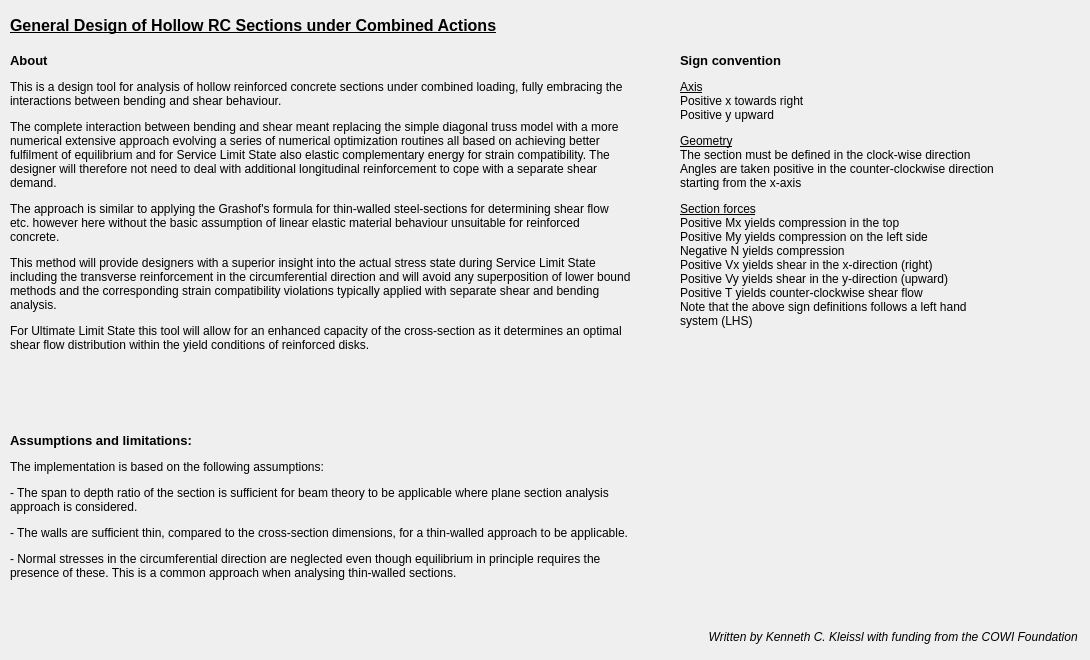
        <widget class="QWidget" name="tab">
         <attribute name="title">
          <string>About</string>
         </attribute>
         <widget class="QLabel" name="label_29">
          <property name="geometry">
           <rect>
            <x>10</x>
            <y>430</y>
            <width>251</width>
            <height>21</height>
           </rect>
          </property>
          <property name="font">
           <font>
            <pointsize>10</pointsize>
            <weight>75</weight>
            <bold>true</bold>
           </font>
          </property>
          <property name="text">
           <string>Assumptions and limitations:</string>
          </property>
         </widget>
         <widget class="QLabel" name="label_30">
          <property name="geometry">
           <rect>
            <x>10</x>
            <y>50</y>
            <width>251</width>
            <height>21</height>
           </rect>
          </property>
          <property name="font">
           <font>
            <pointsize>10</pointsize>
            <weight>75</weight>
            <bold>true</bold>
           </font>
          </property>
          <property name="text">
           <string>About</string>
          </property>
         </widget>
         <widget class="QLabel" name="label_24">
          <property name="geometry">
           <rect>
            <x>10</x>
            <y>80</y>
            <width>621</width>
            <height>371</height>
           </rect>
          </property>
          <property name="font">
           <font>
            <pointsize>9</pointsize>
           </font>
          </property>
          <property name="text">
           <string>&lt;html&gt;&lt;head/&gt;&lt;body&gt;&lt;p&gt;This is a design tool for analysis of hollow reinforced concrete sections under combined loading, fully embracing the interactions between bending and shear behaviour.&lt;/p&gt;&lt;p&gt;The complete interaction between bending and shear meant replacing the simple diagonal truss model with a more numerical extensive approach evolving a series of numerical optimization routines all based on achieving better fulfilment of equilibrium and for Service Limit State also elastic complementary energy for strain compatibility. The designer will therefore not need to deal with additional longitudinal reinforcement to cope with a separate shear demand.&lt;/p&gt;&lt;p&gt;The approach is similar to applying the Grashof's formula for thin-walled steel-sections for determining shear flow etc. however here without the basic assumption of linear elastic material behaviour unsuitable for reinforced concrete.&lt;/p&gt;&lt;p&gt;This method will provide designers with a superior insight into the actual stress state during Service Limit State including the transverse reinforcement in the circumferential direction and will avoid any superposition of lower bound methods and the corresponding strain compatibility violations typically applied with separate shear and bending analysis.&lt;/p&gt;&lt;p&gt;For Ultimate Limit State this tool will allow for an enhanced capacity of the cross-section as it determines an optimal shear flow distribution within the yield conditions of reinforced disks.&lt;/p&gt;&lt;/body&gt;&lt;/html&gt;</string>
          </property>
          <property name="alignment">
           <set>Qt::AlignLeading|Qt::AlignLeft|Qt::AlignTop</set>
          </property>
          <property name="wordWrap">
           <bool>true</bool>
          </property>
         </widget>
         <widget class="QLabel" name="label_25">
          <property name="geometry">
           <rect>
            <x>600</x>
            <y>630</y>
            <width>481</width>
            <height>21</height>
           </rect>
          </property>
          <property name="font">
           <font>
            <pointsize>9</pointsize>
            <italic>true</italic>
           </font>
          </property>
          <property name="text">
           <string>Written by Kenneth C. Kleissl with funding from the COWI Foundation </string>
          </property>
          <property name="alignment">
           <set>Qt::AlignRight|Qt::AlignTop|Qt::AlignTrailing</set>
          </property>
         </widget>
         <widget class="QLabel" name="label_26">
          <property name="geometry">
           <rect>
            <x>10</x>
            <y>460</y>
            <width>641</width>
            <height>191</height>
           </rect>
          </property>
          <property name="font">
           <font>
            <pointsize>9</pointsize>
           </font>
          </property>
          <property name="text">
           <string>&lt;html&gt;&lt;head/&gt;&lt;body&gt;&lt;p&gt;The implementation is based on the following assumptions:&lt;/p&gt;&lt;p&gt;- The span to depth ratio of the section is sufficient for beam theory to be applicable where plane section analysis approach is considered.&lt;/p&gt;&lt;p&gt;- The walls are sufficient thin, compared to the cross-section dimensions, for a thin-walled approach to be applicable.&lt;/p&gt;&lt;p&gt;- Normal stresses in the circumferential direction are neglected even though equilibrium in principle requires the presence of these. This is a common approach when analysing thin-walled sections.&lt;/p&gt;&lt;/body&gt;&lt;/html&gt;</string>
          </property>
          <property name="alignment">
           <set>Qt::AlignLeading|Qt::AlignLeft|Qt::AlignTop</set>
          </property>
          <property name="wordWrap">
           <bool>true</bool>
          </property>
         </widget>
         <widget class="QLabel" name="label_31">
          <property name="geometry">
           <rect>
            <x>680</x>
            <y>80</y>
            <width>321</width>
            <height>381</height>
           </rect>
          </property>
          <property name="font">
           <font>
            <pointsize>9</pointsize>
           </font>
          </property>
          <property name="text">
           <string>&lt;html&gt;&lt;head/&gt;&lt;body&gt;&lt;p&gt;&lt;span style=&quot; text-decoration: underline;&quot;&gt;Axis&lt;/span&gt;&lt;br/&gt;Positive x towards right&lt;br/&gt;Positive y upward&lt;/p&gt;&lt;p&gt;&lt;span style=&quot; text-decoration: underline;&quot;&gt;Geometry&lt;/span&gt;&lt;br/&gt;The section must be defined in the clock-wise direction&lt;br/&gt;Angles are taken positive in the counter-clockwise direction starting from the x-axis&lt;/p&gt;&lt;p&gt;&lt;span style=&quot; text-decoration: underline;&quot;&gt;Section forces&lt;/span&gt;&lt;br/&gt;Positive Mx yields compression in the top&lt;br/&gt;Positive My yields compression on the left side&lt;br/&gt;Negative N yields compression&lt;br/&gt;Positive Vx yields shear in the x-direction (right)&lt;br/&gt;Positive Vy yields shear in the y-direction (upward)&lt;br/&gt;Positive T yields counter-clockwise shear flow&lt;br/&gt;Note that the above sign definitions follows a left hand system (LHS)&lt;/p&gt;&lt;/body&gt;&lt;/html&gt;</string>
          </property>
          <property name="alignment">
           <set>Qt::AlignLeading|Qt::AlignLeft|Qt::AlignTop</set>
          </property>
          <property name="wordWrap">
           <bool>true</bool>
          </property>
         </widget>
         <widget class="QLabel" name="label_33">
          <property name="geometry">
           <rect>
            <x>10</x>
            <y>10</y>
            <width>751</width>
            <height>31</height>
           </rect>
          </property>
          <property name="font">
           <font>
            <pointsize>12</pointsize>
            <weight>75</weight>
            <bold>true</bold>
            <underline>true</underline>
           </font>
          </property>
          <property name="text">
           <string>General Design of Hollow RC Sections under Combined Actions</string>
          </property>
         </widget>
         <widget class="QLabel" name="label_34">
          <property name="geometry">
           <rect>
            <x>680</x>
            <y>50</y>
            <width>251</width>
            <height>21</height>
           </rect>
          </property>
          <property name="font">
           <font>
            <pointsize>10</pointsize>
            <weight>75</weight>
            <bold>true</bold>
           </font>
          </property>
          <property name="text">
           <string>Sign convention</string>
          </property>
         </widget>
         <widget class="QLabel" name="label_36">
          <property name="geometry">
           <rect>
            <x>680</x>
            <y>450</y>
            <width>101</width>
            <height>101</height>
           </rect>
          </property>
          <property name="text">
           <string>&lt;html&gt;&lt;head/&gt;&lt;body&gt;&lt;p&gt;&lt;img src=&quot;:/Figures/coordinates.PNG&quot;/&gt;&lt;/p&gt;&lt;/body&gt;&lt;/html&gt;</string>
          </property>
         </widget>
         <widget class="QLabel" name="label_37">
          <property name="geometry">
           <rect>
            <x>800</x>
            <y>450</y>
            <width>111</width>
            <height>101</height>
           </rect>
          </property>
          <property name="text">
           <string>&lt;html&gt;&lt;head/&gt;&lt;body&gt;&lt;p&gt;&lt;img src=&quot;:/Figures/force_sign_convention.PNG&quot;/&gt;&lt;/p&gt;&lt;/body&gt;&lt;/html&gt;</string>
          </property>
         </widget>
         <widget class="QLabel" name="label_38">
          <property name="geometry">
           <rect>
            <x>930</x>
            <y>450</y>
            <width>111</width>
            <height>101</height>
           </rect>
          </property>
          <property name="text">
           <string>&lt;html&gt;&lt;head/&gt;&lt;body&gt;&lt;p&gt;&lt;img src=&quot;:/Figures/moment_sign_convention.PNG&quot;/&gt;&lt;/p&gt;&lt;/body&gt;&lt;/html&gt;</string>
          </property>
         </widget>
        </widget>
